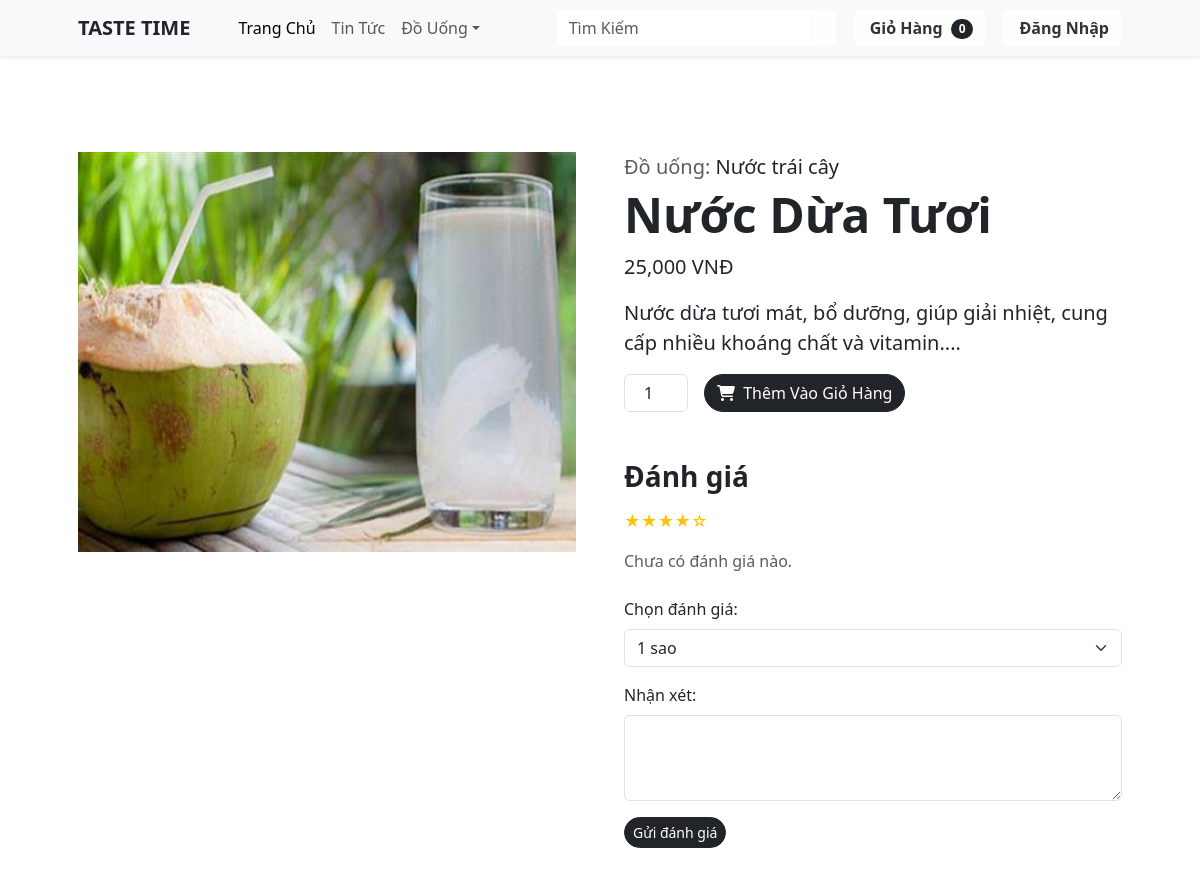
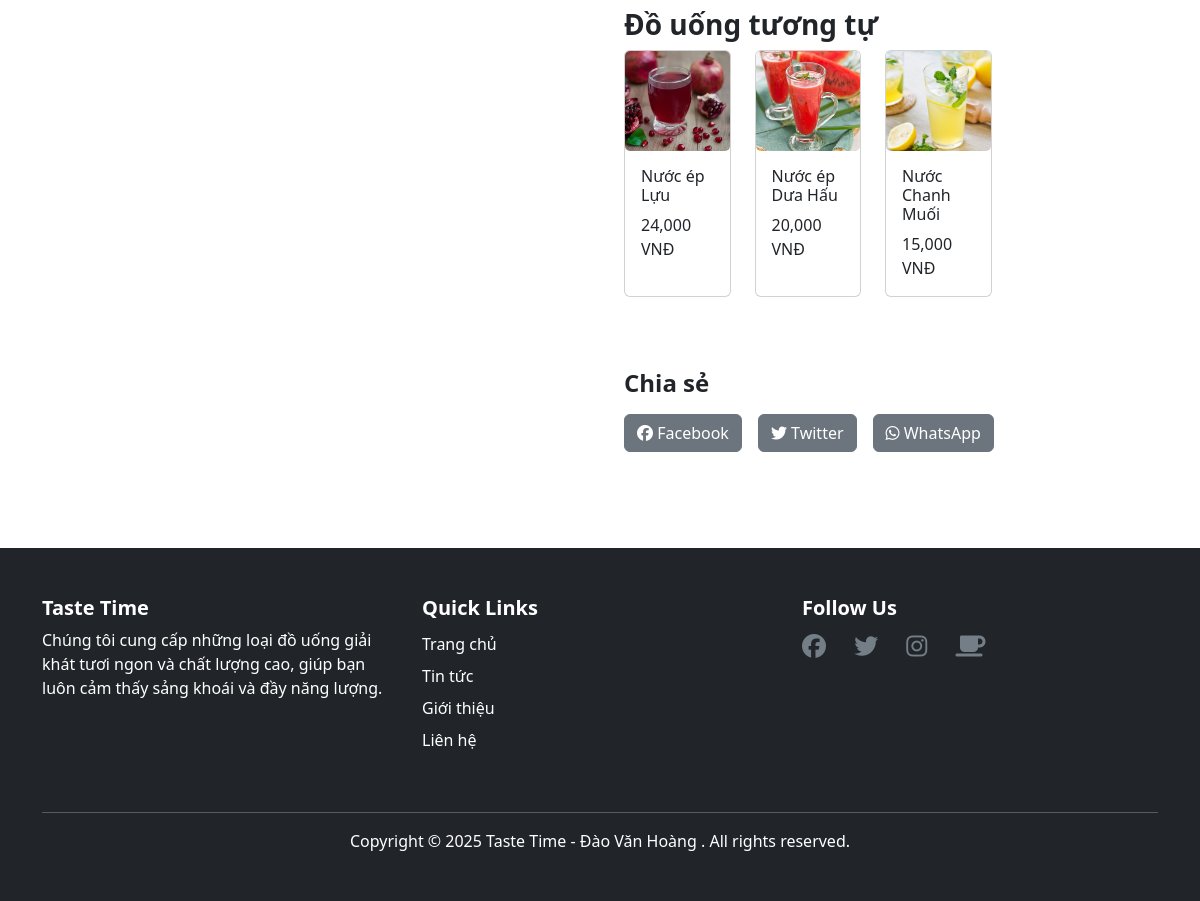
/detail.php?beverage_id=49, run on the app's committed database (2 pictures, top to bottom).
### tables this page shows
CREATE TABLE `beverages` (
  `beverage_id` int(11) NOT NULL,
  `beverage_name` varchar(100) NOT NULL,
  `price` decimal(10,2) NOT NULL,
  `description` varchar(255) NOT NULL,
  `image` varchar(255) NOT NULL,
  `category_id` int(11) NOT NULL
);

CREATE TABLE `beverages_categories` (
  `category_id` int(11) NOT NULL,
  `category_name` varchar(100) NOT NULL,
  `description` varchar(255) NOT NULL
);

### models/database.php (called while the page is built, shortened)
<?php
class Database
{
    public static $connection;
    public function __construct()
    {
        if (!self::$connection) {
            self::$connection = new mysqli(DB_HOST, DB_USER, DB_PASSWORD, DB_NAME, PORT);
            self::$connection->set_charset(DB_CHARSET);
        }
        return self::$connection;
    }
}

### models/beveragesRepository.php (called while the page is built, shortened)
<?php
require_once 'database.php';
require_once 'beverages.php';
class BeveragesRepository extends Database
{
    function getBeveragesByCategoryId($category_id, $limit)
    {
        $sql = "SELECT * FROM `beverages` WHERE `category_id` =  ? ORDER BY RAND() LIMIT ?";
        $stmt = self::$connection->prepare($sql);
        $stmt->bind_param('ii', $category_id, $limit);
        $stmt->execute();
        $items = $stmt->get_result()->fetch_all(MYSQLI_ASSOC);
        $list = array();
        foreach ($items as $item) {
            $list[] = new Beverages($item['beverage_id'], $item['beverage_name'], $item['price'], $item['description'], $item['image'], $item['category_id']);
        }
        return $list;
    }
    function getBeveragesByBeverageId($beverage_id)
    {
        $sql = "SELECT * FROM `beverages` WHERE `beverage_id` = ?";
        $stmt = self::$connection->prepare($sql);
        $stmt->bind_param('i', $beverage_id);
        $stmt->execute();
        $items = $stmt->get_result()->fetch_all(MYSQLI_ASSOC);
        $beverage = null;
        foreach ($items as $item) {
            $beverage = new Beverages($item['beverage_id'], $item['beverage_name'], $item['price'], $item['description'], $item['image'], $item['category_id']);
        }
        return $beverage;
    }
}

### models/beverages.php (called while the page is built, shortened)
<?php
class Beverages
{
    private $beverage_id, $beverage_name, $price, $description, $image, $category_id;
    public function __construct($beverage_id, $beverage_name, $price, $description, $image, $category_id)
    {
        $this->beverage_id = $beverage_id;
        $this->beverage_name = $beverage_name;
        $this->price = $price;
        $this->description = $description;
        $this->image = $image;
        $this->category_id = $category_id;
    }
    public function getBeverageId()
    {
        return $this->beverage_id;
    }
    public function getBeverageName()
    {
        return $this->beverage_name;
    }
    public function getPrice()
    {
        return $this->price;
    }
    public function getDescription()
    {
        return $this->description;
    }
    public function getImage()
    {
        return $this->image;
    }
    public function getCategoryId()
    {
        return $this->category_id;
    }
}

### models/beveragesCategoriesRepository.php (called while the page is built, shortened)
<?php
require_once 'database.php';
require_once 'beveragesCategories.php';
class BeveragesCategoriesRepository extends Database
{
    public function getAllBeveragesCategories()
    {
        $sql = "SELECT * FROM `beverages_categories`";
        $stmt = self::$connection->prepare($sql);
        $stmt->execute();
        $items = $stmt->get_result()->fetch_all(MYSQLI_ASSOC);
        $list = array();
        foreach ($items as $item) {
            $list[] = new BeveragesCategories($item['category_id'], $item['category_name'], $item['description']);
        }
        return $list;
    }
    public function getBeveragesCategoriesByCategoryId($category_id)
    {
        $sql = "SELECT * FROM `beverages_categories` WHERE `category_id` = ?";
        $stmt = self::$connection->prepare($sql);
        $stmt->bind_param('i', $category_id);
        $stmt->execute();
        $items = $stmt->get_result()->fetch_all(MYSQLI_ASSOC);
        $beveragesCategories = null;
        foreach ($items as $item) {
            $beveragesCategories = new BeveragesCategories($item['category_id'], $item['category_name'], $item['description']);
        }
        return $beveragesCategories;
    }
}

### models/beveragesCategories.php (called while the page is built, shortened)
<?php
class BeveragesCategories
{
    private $category_id, $category_name, $description;
    public function __construct($category_id, $category_name, $description)
    {
        $this->category_id = $category_id;
        $this->category_name = $category_name;
    }
    public function getCategoryId()
    {
        return $this->category_id;
    }
    public function getCategoryName()
    {
        return $this->category_name;
    }
}

### detail.php (the view, shortened to what this page needs)
<?php
require_once './models/beveragesRepository.php';
require_once './models/beveragesCategoriesRepository.php';
$beveragesRepository = new BeveragesRepository();
$beveragesCategoriesRepository = new BeveragesCategoriesRepository();
$beverage_id = $_GET['beverage_id'];
$getBeveragesByBeverageId = $beveragesRepository->getBeveragesByBeverageId($beverage_id);
$category_id = $getBeveragesByBeverageId->getCategoryId();
$getBeveragesCategoriesByCategoryId = $beveragesCategoriesRepository->getBeveragesCategoriesByCategoryId($category_id);
?>
<?php require_once 'header.php'; ?>
<section class="py-5">
    <div class="container px-4 px-lg-5 my-5">
        <div class="row gx-4 gx-lg-5 align-items-start">
            <div class="col-md-6 detail" style="display: flex; justify-content: center; align-items: center;">
                <img class="img-fluid mb-5 mb-md-0" src="./assets/img/<?= $getBeveragesByBeverageId->getImage(); ?>" alt="Beverage Image" style="object-fit: cover; height: 400px; width: 100%;" />
            </div>
            <div class="col-md-6 d-flex flex-column justify-content-between" style="min-height: 400px;">
                <div>
                    <div class="small mb-1 text-muted fs-5">Đồ uống: <a href="result.php?category_id=<?= $getBeveragesCategoriesByCategoryId->getCategoryId() ?>" class="text-dark text-decoration-none"><?= $getBeveragesCategoriesByCategoryId->getCategoryName() ?></a></div>
                    <h1 class="display-5 fw-bolder"><?= $getBeveragesByBeverageId->getBeverageName(); ?></h1>
                    <div class="fs-5 mb-3">
                        <span><?= number_format($getBeveragesByBeverageId->getPrice()) . " VNĐ"; ?></span>
                    </div>
                    <p class="lead"><?= substr($getBeveragesByBeverageId->getDescription(), 0, 150) . "..."; ?></p>
                    <div class="d-flex align-items-center">
                        <form action="cart.php" method="post" class="d-flex align-items-center">
                            <input class="form-control text-center me-3" name="quantity" type="number" min="1" value="1" style="max-width: 4rem;" />
                            <button type="submit" class="btn btn-dark rounded-pill cart">
                                <i class="fa fa-shopping-cart me-1"></i> Thêm Vào Giỏ Hàng
                            </button>
                        </form>
                    </div>
                </div>
                <div class="mt-auto">
                    <div class="reviews mt-5">
                        <h3 class="mb-3 fw-bold">Đánh giá </h3>
                        <div class="rating mb-3">
                            <span class="text-warning">&#9733;&#9733;&#9733;&#9733;&#9734;</span>
                        </div>
                        <p class="text-muted mb-4">Chưa có đánh giá nào.</p>
                        <form action="#!" method="POST">
                            <div class="mb-3">
                                <label for="rating" class="form-label">Chọn đánh giá:</label>
                                <select class="form-select" id="rating" name="rating" required>
                                    <option value="1">1 sao</option>
                                </select>
                            </div>
                            <div class="mb-3">
                                <label for="review" class="form-label">Nhận xét:</label>
                                <textarea class="form-control" id="review" name="review" rows="3" required></textarea>
                            </div>
                            <button type="submit" class="btn btn-lg btn-dark rounded-pill btn-sm">Gửi đánh giá</button>
                        </form>
                    </div>
                    <div class="similar-products mt-5">
                        <h3 class="text-dark fw-bold">Đồ uống tương tự</h3>
                        <div class="row">
                            <?php
                            $limit = 4;
                            $getBeveragesByCategoryId = $beveragesRepository->getBeveragesByCategoryId($category_id, $limit);
                            foreach ($getBeveragesByCategoryId as $beverages) {
                                if ($beverages->getBeverageId() != $getBeveragesByBeverageId->getBeverageId()) {
                            ?>
                                    <div class="col-12 col-md-3 col-lg-3 mb-4">
                                        <div class="card h-100">
                                            <a href="detail.php?beverage_id=<?= $beverages->getBeverageId() ?>">
                                                <img src="./assets/img/<?= $beverages->getImage() ?>" class="card-img-top" alt="Beverage Image"
                                                    style="object-fit: cover; width: 100%; height: 100px;">
                                            </a>
                                            <div class="card-body d-flex flex-column">
                                                <h5 class="card-title fs-6"><a class="text-dark text-decoration-none" href="detail.php?beverage_id=<?= $beverages->getBeverageId() ?>"><?= $beverages->getBeverageName() ?></a></h5>
                                                <p class="card-text fs-6"><?= number_format($beverages->getPrice()) . " VNĐ" ?></p>
                                            </div>
                                        </div>
                                    </div>
                            <?php }
                            }
                            ?>
                        </div>
                    </div>
                    <div class="social-share mt-5">
                        <h4 class="mb-3 fw-bold">Chia sẻ</h4>
                        <?php $url = "https://e6bc-113-185-78-210.ngrok-free.app"; ?>
                        <div class="d-flex gap-3">
                            <a href="https://facebook.com/sharer/sharer.php?u=<?= urlencode($url . '/taste-time/detail.php?beverage_id=' . $getBeveragesByBeverageId->getBeverageId()) ?>" target="_blank" class="btn btn-secondary text-white">
                                <i class="fab fa-facebook"></i> Facebook
                            </a>
                            <a href="https://twitter.com/intent/tweet?url=<?= urlencode($url . '/taste-time/detail.php?ma=' . $getBeveragesByBeverageId->getBeverageId()) ?>" target="_blank" class="btn btn-secondary text-white">
                                <i class="fab fa-twitter"></i> Twitter
                            </a>
                            <a href="https://wa.me/?text=<?= urlencode($url . '/taste-time/detail.php?ma=' . $getBeveragesByBeverageId->getBeverageId()) ?>" target="_blank" class="btn btn-secondary text-white">
                                <i class="fab fa-whatsapp"></i> WhatsApp
                            </a>
                        </div>
                    </div>
                </div>
            </div>
        </div>
    </div>
</section>
<?php require_once 'footer.php'; ?>

### assets/css/main.css (style rules this page uses)
.card-img-top { width: 100%; height: 200px; object-fit: cover; }
.card img { width: 100%; height: 150px; object-fit: cover; border-radius: 5px; }

### data on the page
beverages: image (picture), beverage_name "Nước Dừa Tươi", price "25,000", description "Nước dừa tươi mát, bổ dưỡng, giúp giải nhiệt, cung cấp nhiều khoáng chất và vitamin."
beverages_categories: category_name "Nước trái cây"
beverages: image (picture), beverage_name "Nước ép Lựu", price "24,000"
beverages: image (picture), beverage_name "Nước ép Dưa Hấu", price "20,000"
beverages: image (picture), beverage_name "Nước Chanh Muối", price "15,000"
